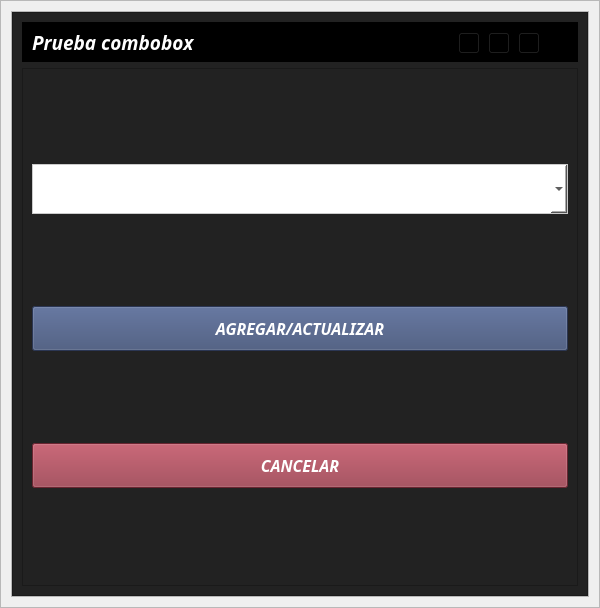
<?xml version="1.0" encoding="UTF-8"?>
<ui version="4.0">
 <class>add_edit_cliente</class>
 <widget class="QWidget" name="add_edit_cliente">
  <property name="geometry">
   <rect>
    <x>0</x>
    <y>0</y>
    <width>600</width>
    <height>608</height>
   </rect>
  </property>
  <property name="minimumSize">
   <size>
    <width>600</width>
    <height>0</height>
   </size>
  </property>
  <property name="maximumSize">
   <size>
    <width>16777215</width>
    <height>16777215</height>
   </size>
  </property>
  <property name="windowTitle">
   <string>Form</string>
  </property>
  <layout class="QVBoxLayout" name="verticalLayout">
   <property name="spacing">
    <number>0</number>
   </property>
   <property name="leftMargin">
    <number>0</number>
   </property>
   <property name="topMargin">
    <number>0</number>
   </property>
   <property name="rightMargin">
    <number>0</number>
   </property>
   <property name="bottomMargin">
    <number>0</number>
   </property>
   <item>
    <widget class="QFrame" name="central_widget_frame">
     <property name="maximumSize">
      <size>
       <width>600</width>
       <height>16777215</height>
      </size>
     </property>
     <property name="frameShape">
      <enum>QFrame::StyledPanel</enum>
     </property>
     <property name="frameShadow">
      <enum>QFrame::Raised</enum>
     </property>
     <layout class="QVBoxLayout" name="shadow_layout">
      <property name="spacing">
       <number>0</number>
      </property>
      <property name="leftMargin">
       <number>10</number>
      </property>
      <property name="topMargin">
       <number>10</number>
      </property>
      <property name="rightMargin">
       <number>10</number>
      </property>
      <property name="bottomMargin">
       <number>10</number>
      </property>
      <item>
       <widget class="QFrame" name="background_frame">
        <property name="frameShape">
         <enum>QFrame::StyledPanel</enum>
        </property>
        <property name="frameShadow">
         <enum>QFrame::Raised</enum>
        </property>
        <layout class="QVBoxLayout" name="verticalLayout_2">
         <property name="spacing">
          <number>0</number>
         </property>
         <property name="leftMargin">
          <number>0</number>
         </property>
         <property name="topMargin">
          <number>0</number>
         </property>
         <property name="rightMargin">
          <number>0</number>
         </property>
         <property name="bottomMargin">
          <number>0</number>
         </property>
         <item>
          <widget class="QFrame" name="content_frame">
           <property name="minimumSize">
            <size>
             <width>0</width>
             <height>0</height>
            </size>
           </property>
           <property name="styleSheet">
            <string notr="true">background-color: rgb(34, 34, 34);</string>
           </property>
           <property name="frameShape">
            <enum>QFrame::StyledPanel</enum>
           </property>
           <property name="frameShadow">
            <enum>QFrame::Raised</enum>
           </property>
           <layout class="QVBoxLayout" name="verticalLayout_7">
            <property name="spacing">
             <number>6</number>
            </property>
            <property name="leftMargin">
             <number>9</number>
            </property>
            <property name="topMargin">
             <number>9</number>
            </property>
            <property name="rightMargin">
             <number>9</number>
            </property>
            <property name="bottomMargin">
             <number>9</number>
            </property>
            <item>
             <widget class="QFrame" name="frame_nav">
              <property name="minimumSize">
               <size>
                <width>0</width>
                <height>40</height>
               </size>
              </property>
              <property name="maximumSize">
               <size>
                <width>16777215</width>
                <height>40</height>
               </size>
              </property>
              <property name="styleSheet">
               <string notr="true">background-color: rgb(0, 0, 0);</string>
              </property>
              <property name="frameShape">
               <enum>QFrame::StyledPanel</enum>
              </property>
              <property name="frameShadow">
               <enum>QFrame::Raised</enum>
              </property>
              <layout class="QHBoxLayout" name="horizontalLayout_6">
               <item>
                <widget class="QLabel" name="label_tittle">
                 <property name="font">
                  <font>
                   <family>Tw Cen MT</family>
                   <pointsize>14</pointsize>
                   <weight>75</weight>
                   <italic>true</italic>
                   <bold>true</bold>
                  </font>
                 </property>
                 <property name="styleSheet">
                  <string notr="true">color: rgb(255, 255, 255) ;</string>
                 </property>
                 <property name="text">
                  <string>Prueba combobox</string>
                 </property>
                </widget>
               </item>
               <item>
                <widget class="QFrame" name="butttons_holder_frame">
                 <property name="minimumSize">
                  <size>
                   <width>110</width>
                   <height>30</height>
                  </size>
                 </property>
                 <property name="maximumSize">
                  <size>
                   <width>110</width>
                   <height>16777215</height>
                  </size>
                 </property>
                 <property name="frameShape">
                  <enum>QFrame::StyledPanel</enum>
                 </property>
                 <property name="frameShadow">
                  <enum>QFrame::Raised</enum>
                 </property>
                 <widget class="QToolButton" name="minimize_button">
                  <property name="geometry">
                   <rect>
                    <x>0</x>
                    <y>0</y>
                    <width>22</width>
                    <height>22</height>
                   </rect>
                  </property>
                  <property name="text">
                   <string>...</string>
                  </property>
                  <property name="icon">
                   <iconset>
                    <normaloff>L:/AngelCuk/assets/icons/minimize-window.png</normaloff>L:/AngelCuk/assets/icons/minimize-window.png</iconset>
                  </property>
                 </widget>
                 <widget class="QToolButton" name="restore_button">
                  <property name="geometry">
                   <rect>
                    <x>30</x>
                    <y>0</y>
                    <width>22</width>
                    <height>22</height>
                   </rect>
                  </property>
                  <property name="text">
                   <string>...</string>
                  </property>
                  <property name="icon">
                   <iconset>
                    <normaloff>L:/AngelCuk/assets/icons/restore-window.png</normaloff>L:/AngelCuk/assets/icons/restore-window.png</iconset>
                  </property>
                 </widget>
                 <widget class="QToolButton" name="maximize_button">
                  <property name="geometry">
                   <rect>
                    <x>30</x>
                    <y>0</y>
                    <width>22</width>
                    <height>22</height>
                   </rect>
                  </property>
                  <property name="text">
                   <string>...</string>
                  </property>
                  <property name="icon">
                   <iconset>
                    <normaloff>L:/AngelCuk/assets/icons/maximize-window.png</normaloff>L:/AngelCuk/assets/icons/maximize-window.png</iconset>
                  </property>
                 </widget>
                 <widget class="QToolButton" name="close_button">
                  <property name="geometry">
                   <rect>
                    <x>60</x>
                    <y>0</y>
                    <width>22</width>
                    <height>22</height>
                   </rect>
                  </property>
                  <property name="text">
                   <string>...</string>
                  </property>
                  <property name="icon">
                   <iconset>
                    <normaloff>L:/AngelCuk/assets/icons/close-window.png</normaloff>L:/AngelCuk/assets/icons/close-window.png</iconset>
                  </property>
                 </widget>
                </widget>
               </item>
              </layout>
             </widget>
            </item>
            <item>
             <widget class="QFrame" name="frame_inferior">
              <property name="maximumSize">
               <size>
                <width>16777215</width>
                <height>16777215</height>
               </size>
              </property>
              <property name="frameShape">
               <enum>QFrame::StyledPanel</enum>
              </property>
              <property name="frameShadow">
               <enum>QFrame::Raised</enum>
              </property>
              <layout class="QVBoxLayout" name="verticalLayout_3">
               <item>
                <widget class="QComboBox" name="comboBox">
                 <property name="minimumSize">
                  <size>
                   <width>0</width>
                   <height>50</height>
                  </size>
                 </property>
                 <property name="styleSheet">
                  <string notr="true">background-color: rgb(255, 255, 255);
border: 1px solid #cbcbcb
</string>
                 </property>
                </widget>
               </item>
               <item>
                <widget class="QPushButton" name="add_edit_button">
                 <property name="minimumSize">
                  <size>
                   <width>0</width>
                   <height>45</height>
                  </size>
                 </property>
                 <property name="font">
                  <font>
                   <family>Segoe UI Black</family>
                   <pointsize>12</pointsize>
                   <weight>75</weight>
                   <italic>true</italic>
                   <bold>true</bold>
                  </font>
                 </property>
                 <property name="styleSheet">
                  <string notr="true">QPushButton{
	background-color: rgb(60, 76, 116);
	color: white;
}

QPushButton:hover{
	
	background-color: rgb(30, 38, 57);
}


</string>
                 </property>
                 <property name="text">
                  <string>AGREGAR/ACTUALIZAR</string>
                 </property>
                </widget>
               </item>
               <item>
                <widget class="QPushButton" name="cancel_button">
                 <property name="minimumSize">
                  <size>
                   <width>0</width>
                   <height>45</height>
                  </size>
                 </property>
                 <property name="font">
                  <font>
                   <family>Segoe UI Black</family>
                   <pointsize>12</pointsize>
                   <weight>75</weight>
                   <italic>true</italic>
                   <bold>true</bold>
                  </font>
                 </property>
                 <property name="styleSheet">
                  <string notr="true">QPushButton{
	background-color: rgb(148, 52, 68  );
	color: white;
}

QPushButton:hover{
	
	background-color: rgb(97, 35, 45);
}


</string>
                 </property>
                 <property name="text">
                  <string>CANCELAR</string>
                 </property>
                </widget>
               </item>
              </layout>
             </widget>
            </item>
           </layout>
          </widget>
         </item>
        </layout>
       </widget>
      </item>
     </layout>
    </widget>
   </item>
  </layout>
 </widget>
 <resources/>
 <connections/>
</ui>
